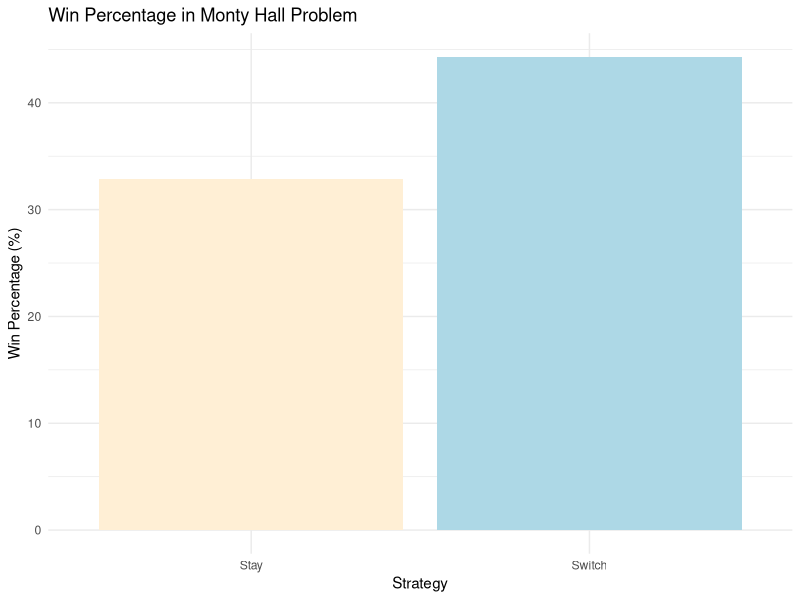

Here is the R script that generated this plot:
## ---- chunk 1
# Set the number of simulations
num_simulations <- 10000

# Initialize variables to keep track of wins when switching and staying
switch_wins <- 0
stay_wins <- 0

# Perform the simulations
for (i in 1:num_simulations) {
  # Create three doors with one car and two goats
  doors <- sample(c("car", "goat", "goat"))

  # Player's initial choice
  player_choice <- sample(1:3, 1)

  # Monty Hall reveals a goat behind one of the unchosen doors
  monty_reveals <- which(doors[-player_choice] == "goat")
  monty_reveals <- monty_reveals[1]  # Monty reveals the first goat he encounters

  # Determine the other unchosen door
  other_door <- setdiff(1:3, c(player_choice, monty_reveals))

  # Simulate switching doors
  switch_choice <- other_door[1]

  # Check if the player wins when switching
  if (doors[switch_choice] == "car") {
    switch_wins <- switch_wins + 1
  }

  # Check if the player wins when staying
  if (doors[player_choice] == "car") {
    stay_wins <- stay_wins + 1
  }
}

# Calculate win percentages
switch_win_percent <- (switch_wins / num_simulations) * 100
stay_win_percent <- (stay_wins / num_simulations) * 100


## ---- chunk 2
library(ggplot2)
library(ggsci)
p <- ggplot(data.frame(Strategy = c("Switch", "Stay"), Win_Percentage = c(switch_win_percent, stay_win_percent)), aes(x = Strategy, y = Win_Percentage)) +
  geom_bar(stat = "identity", fill = c("lightblue", "papayawhip")) +
  labs(title = "Win Percentage in Monty Hall Problem",
       x = "Strategy",
       y = "Win Percentage (%)") +
  theme_minimal()
print(p)

